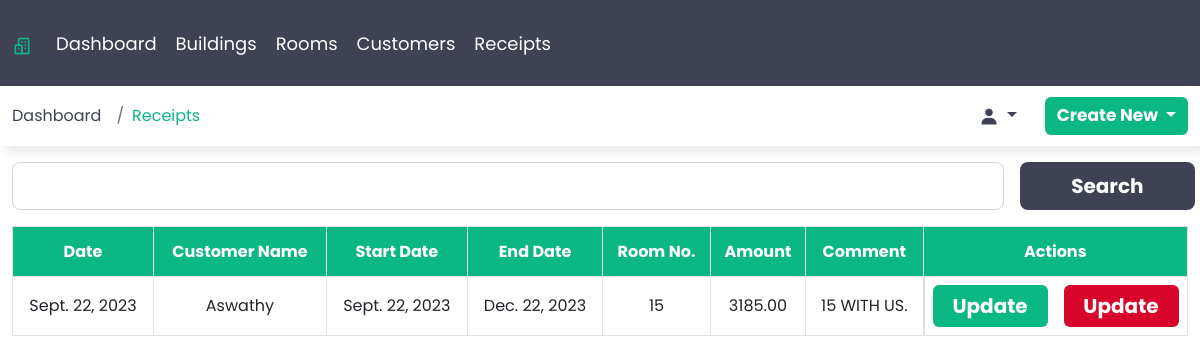
The app's page /receipts (signed in) with its own data.
### webapp/models.py (models this page shows)
class Receipt(models.Model):
    date = models.DateField(auto_now_add=True,blank=False)
    customer_name = models.ForeignKey(Customer,on_delete=models.DO_NOTHING)
    room_number = models.ForeignKey(Room,on_delete=models.DO_NOTHING)
    amount = models.DecimalField(max_digits=7, decimal_places=2)
    start_date = models.DateField(blank=False)
    end_date = models.DateField(blank=False)
    comment = models.CharField(max_length=250)
    class Meta:
        verbose_name_plural = 'Receipts'

class Customer(models.Model):
    customer_name = models.CharField(max_length=50)
    mobile_number = models.IntegerField()
    id_type = models.ForeignKey(IdType, on_delete=models.DO_NOTHING)
    id_number = models.CharField(max_length=50, unique=True)
    building_name = models.ForeignKey(Building, on_delete=models.CASCADE)
    room_number = models.ForeignKey(Room, on_delete=models.DO_NOTHING)
    class Meta:
        verbose_name_plural = 'Customers'
    def __str__(self):
        return self.customer_name

class Room(models.Model):
    room_number = models.IntegerField()
    building_name = models.ForeignKey(Building, on_delete=models.CASCADE)
    room_type = models.ForeignKey(RoomType, on_delete=models.DO_NOTHING)
    room_status = models.ForeignKey(RoomStatus, on_delete=models.DO_NOTHING)
    meter_number = models.CharField(max_length=16)
    account_number = models.IntegerField()
    class Meta:
        verbose_name_plural = 'Rooms'
    def __str__ (self):
        return str(self.room_number)

### webapp/views.py (the view)
# urls.py: path('receipts', views.Receipts, name='receipts'),
@login_required()
def Receipts(request):
    receipt = Receipt.objects.all()
    return render(request,'receipts.html',{'context': 'Receipts', 'receipts':receipt})

### templates/receipts.html (shortened to what this page needs)
{% extends 'base.html' %}
{% load static %}
{% block content %}
    <div class="container-fluid">
        <div class="sub-box">
            <div class="row">
                <div class="col-sm-12 mt-3">
                    <div class="row">
                        <div class="col-sm-12 col-md-12 col-lg-12 col-xl-12 col-xxl-12 search-col">
                            <form action="" class="d-flex gap-3">
                                <input type="text" class="form-control form-control-lg" id="search" >
                                <button type="submit" class="btn btn-lg search">Search</button>
                            </form>
                        </div>
                    </div>
                </div>
                <div class="col-sm-12 mt-3 table-responsive">
                    <table class="table table-hover table-bordered text-center ">
                        <thead>
                            <tr>
                            <th scope="col" class="align-middle">Date</th>
                            <th scope="col" class="align-middle">Customer Name</th>
                            <th scope="col" class="align-middle">Start Date</th>
                            <th scope="col" class="align-middle">End Date</th>
                            <th scope="col" class="align-middle">Room No.</th>
                            <th scope="col" class="align-middle">Amount</th>
                            <th scope="col" class="align-middle">Comment</th>
                            <th scope="col" class="align-middle">Actions</th>
                            </tr>
                        </thead>
                        <tbody>
                            {% for receipt in receipts %}
                                <tr>
                                    <td class="align-middle">{{receipt.date}}</td>
                                    <td class="align-middle">{{receipt.customer_name}}</td>
                                <td class="align-middle">{{receipt.start_date}}</td>
                                <td class="align-middle">{{receipt.end_date}}</td>
                                <td class="align-middle">{{receipt.room_number}}</td>
                                <td class="align-middle">{{receipt.amount}}</td>
                                <td class="align-middle">{{receipt.comment}}</td>
                                <td class="d-flex justify-content-between gap-3">
                                    <a href="{% url 'update_receipt' receipt.id %}" class="btn update">Update</a>
                                    <a href="{% url 'delete_receipt' receipt.id %}" class="btn delete">Update</a>
                                </td>
                                </tr>
                            {% endfor %}
                        </tbody>
                    </table>
                </div>
            </div>
        </div>
    </div>
{% endblock %}

### static/css/style.css (style rules this page uses)
* { margin:0; padding: 0; box-sizing: border-box; }
:root { --font-primary: "Poppins", sans-serif; }
:root { --weight-700: 700; }
:root { --color-primary: #0bb783; --color-secondary: #3f4254; --color-white: white; }
body { font-family: var(--font-primary); }
a { text-decoration: none; color: var(--color-secondary)s; }
form { width: 100%; z-index: 100; }
.btn { background-color: var(--color-primary); color: var(--color-white); width: 100%; font-weight: 700; font-size: 25px; font-family: var(--font-primary); border: none; }
.btn.delete { font-size: 20px; background-color: #d90429; }
.btn.update { font-size: 20px; background-color: var(--color-primary); }
#search { width: 90%; }
.btn.search { width: 10%; font-size: 20px; background-color: var(--color-secondary); }
.search-col { padding-right: 5px; }
thead { background-color: var(--color-primary); color: var(--color-white); font-family: var(--font-primary); height: 50px; }
@media screen and (max-width: 1920px) { .btn.delete { width: 100%; } }
@media screen and (max-width: 1920px) { .btn.update { width: 100%; } }
@media screen and (max-width: 1920px) { #search { width: 82%; } }
@media screen and (max-width: 1920px) { .btn.search { width: 18%; } }
@media screen and (max-width: 1400px) { .btn.delete { width: 100%; } }
@media screen and (max-width: 1400px) { .btn.update { width: 100%; } }
@media screen and (max-width: 1400px) { #search { width: 82%; } }
@media screen and (max-width: 1400px) { .btn.search { width: 18%; } }
@media screen and (max-width: 1200px) { .btn.delete { width: 100%; } }
@media screen and (max-width: 1200px) { .btn.update { width: 100%; } }
@media screen and (max-width: 1200px) { #search { width: 85%; } }
@media screen and (max-width: 1200px) { .btn.search { width: 15%; } }

### records on screen
Receipt: date "Sept. 22, 2023", customer_name "Aswathy", start_date "Sept. 22, 2023", end_date "Dec. 22, 2023", room_number "15", amount "3185.00", comment "15 WITH US."

### other values on screen
{{ context }} "Receipts"
